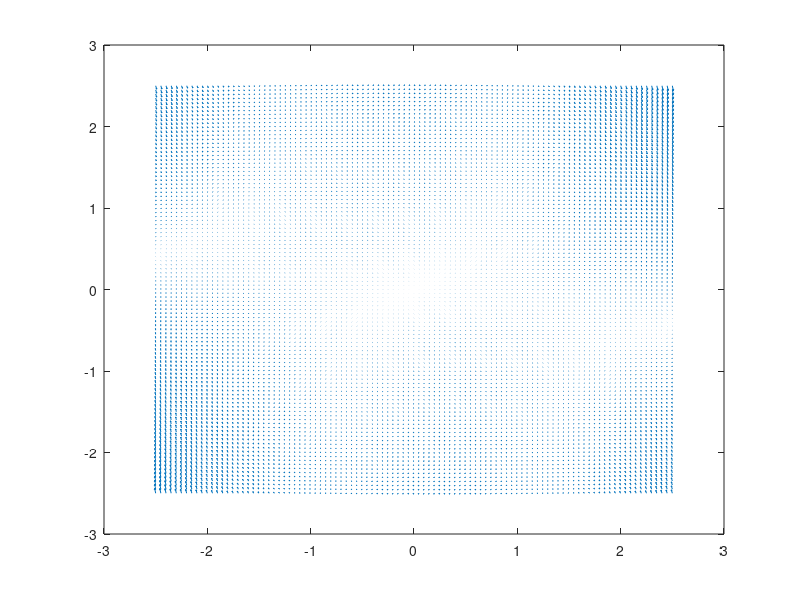

This figure's MATLAB source:
bound=2.5;
delta=.05;

x=-bound:delta:bound;
y=x;
[X,Y]=meshgrid(x,y);
% V=(4.7092e-06)+(0.2837)*X.^2+(0.0087485)*X.^4+(0.18161)*Y.^2+(0.016551)*Y.^4+(-0.34678)*Y.*X+(0.065717)*Y.*(X.^3)+(0.10657)*(Y.^2).*(X.^2)+(-0.061218)*(Y.^3).*X;
% (0.00085577)+(0.28001)*X^2+(0.0098348)*X^4+(0.18945)*Y^2+(0.013964)*Y^4+(-0.35727)*Y*X+(0.068126)*Y*X^3+(0.10163)*Y^2*X^2+(-0.054716)*Y^3*X  ;




% surf(X,Y,V);

% contourf(X,Y,100*V);
% hold on
x1=X;
x2=Y;
% xdot = [x2; -x1-x2.*(x1.^2-1)];
quiver(X,Y,x2,-x1-x2.*(x1.^2-1));hold on



% cleanVdot=(0.35727)*x1^2+(-0.068126)*x1^4+(0.021633)*x2^2+(0.0011409)*x2^4+(-0.17614)*x2*x1+(0.26147)*x2*x1^3+(-0.068126)*x2*x1^5+(0.19289)*x2^2*x1^2+(-0.20326)*x2^2*x1^4+(-0.016744)*x2^3*x1+(0.16415)*x2^3*x1^3+(-0.055857)*x2^4*x1^2;
